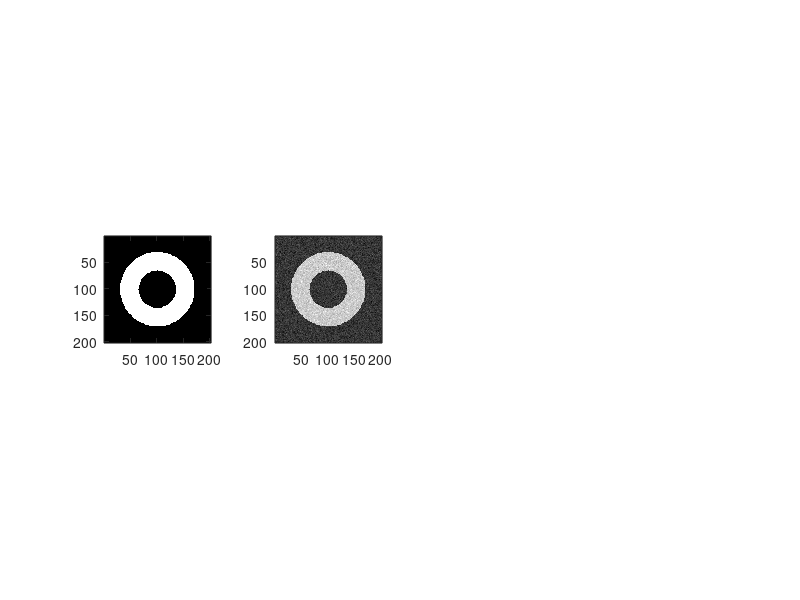

Write the MATLAB code that produced this figure. (Note: this script raises an error after producing the figure.)
%%
X = 202;
bin_image = zeros(X,X);
max_r = 70;
min_r = 35;
for x = 1:X
    for y = 1:X
        dist = sqrt((x - X/2)^2 + (y - X/2)^2);
        if (dist < max_r && dist > min_r)
            bin_image(x,y) = 1;
        end
    end
end

% adding noises
noisy_image1 = imnoise(bin_image,'gaussian', 0, 0.01);
noisy_image2 = imnoise(bin_image,'gaussian', 0, 0.01);

%%
figure;
subplot(141); imagesc(bin_image);   colormap gray; axis image;
subplot(142); imagesc(noisy_image1); colormap gray; axis image;

%%
x  = 1:300;
fc = 2;
Hn      = ButterworthTransfer(     x, 8, fc);
HnShort = ButterworthTransferShort(x, 8, fc);
Hn_rev = Hn(end:-1:1);
figure;  plot(abs(Hn));
hold on; plot(abs(HnShort));

%%
ButterKer = ButterworthKernel(202, 8, fc);
figure; plot(abs(ButterKer(101,:)));

ImgConv = abs(IFT(FT(ButterKer).*FT(bin_image)));
%ImgConv = ImgConv/max(ImgConv(:));
figure;
subplot(121); imagesc(noisy_image1); colormap gray; axis image;
subplot(122); imagesc(ImgConv);     colormap gray; axis image;


%%
% options = optimoptions('fmincon',...
%     'SpecifyObjectiveGradient',true,'SpecifyConstraintGradient',false);
% x0 = [7];
% A = [];
% b = [];
% Aeq = [];
% beq = [];
% lb = [];
% ub = [];
% [x,fval] = fmincon(@(x) L2NormCost(x, bin_image, ImgConv),x0,A,b,Aeq,beq,lb,ub,[],options);

l = -50;
u = 50;
opts    = struct( 'x0', 7);
opts.printEvery     = 1;
opts.m  = 5;

% Ask for very high accuracy
opts.pgtol      = 1e-10;
opts.factr      = 1e7;

[x,f,info] = lbfgsb( @(x) L2NormCost(x, noisy_image1, noisy_image2, ImgConv) , l, u, opts );
%[x,f,info] = lbfgsb( @lbfgsb_test_func , l, u, opts );


% plot the restoration
ButterKer = ButterworthKernel(202, 8, x);
ImgConv = abs(IFT(FT(ButterKer).*FT(noisy_image1)));
%ImgConv = ImgConv/max(ImgConv(:));
figure;
subplot(121); imagesc(noisy_image1); colormap gray; axis image;
subplot(122); imagesc(ImgConv);     colormap gray; axis image;
 
 noisy_image1_3D = zeros(202, 202, 202);
 noisy_image2_3D = zeros(202, 202, 202);
 for k = 1:202
     noisy_image1_3D(:,:,k) = noisy_image1;
     noisy_image2_3D(:,:,k) = noisy_image2;
 end

    function [y, dy] = L2NormCost(x, image1, image2, ImgConv)
        [ButterKer, d_ButterKer] = ButterworthKernel(202, 8, x);
        img1      = abs(IFT(FT(ButterKer)  .*FT(image1)));
        df1       = abs(IFT(FT(d_ButterKer).*FT(image1)));
        img2      = abs(IFT(FT(ButterKer)  .*FT(image2)));
        df2       = abs(IFT(FT(d_ButterKer).*FT(image2)));
        temp      = abs(img1 - image2).^2 + abs(img2 - image1).^2;
        y         = sum(temp(:));
        diff      = (img1 - image2).*df1 + (img2 - image1).*df2;
        dy        = 2*sum(diff(:));
        disp('x = ')
        disp(x)
        disp('cost = ')
        disp(y)
        disp('dcost = ')
        disp(dy)
    end